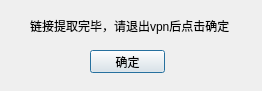
<?xml version="1.0" encoding="UTF-8"?>
<ui version="4.0">
 <class>Dialog</class>
 <widget class="QDialog" name="Dialog">
  <property name="geometry">
   <rect>
    <x>0</x>
    <y>0</y>
    <width>262</width>
    <height>91</height>
   </rect>
  </property>
  <property name="windowTitle">
   <string>Dialog</string>
  </property>
  <widget class="QPushButton" name="pushButton">
   <property name="geometry">
    <rect>
     <x>90</x>
     <y>50</y>
     <width>75</width>
     <height>23</height>
    </rect>
   </property>
   <property name="text">
    <string>确定</string>
   </property>
  </widget>
  <widget class="QLabel" name="label">
   <property name="geometry">
    <rect>
     <x>30</x>
     <y>10</y>
     <width>201</width>
     <height>31</height>
    </rect>
   </property>
   <property name="text">
    <string>链接提取完毕，请退出vpn后点击确定</string>
   </property>
  </widget>
 </widget>
 <resources/>
 <connections/>
</ui>
